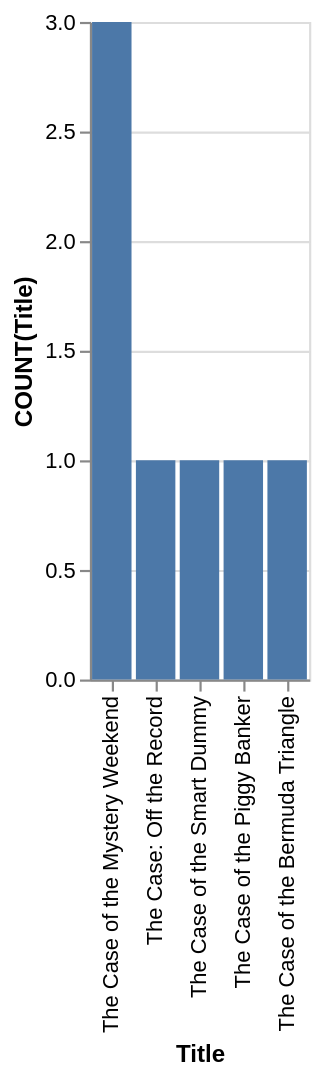

Vega-Lite specification for this chart:
### Vega-Lite specification from a JSON file in a GitHub repository (floating-point values rounded to 4 significant figures)
{"data": {"values": [{"x_data": "The Case of the Mystery Weekend", "y_data": 3}, {"x_data": "The Case: Off the Record", "y_data": 1}, {"x_data": "The Case of the Smart Dummy", "y_data": 1}, {"x_data": "The Case of the Piggy Banker", "y_data": 1}, {"x_data": "The Case of the Bermuda Triangle", "y_data": 1}]}, "mark": "bar", "encoding": {"x": {"field": "x_data", "type": "nominal", "title": "Title", "sort": {"op": "sum", "field": "y_data", "order": "descending"}}, "y": {"field": "y_data", "type": "quantitative", "title": "COUNT(Title)"}}}
